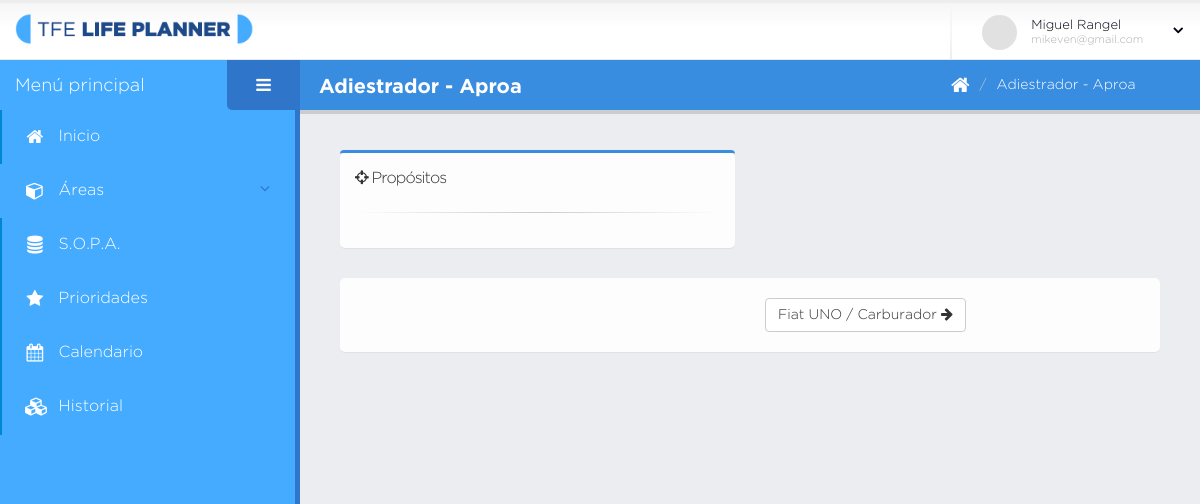
The app's page /actividad.php?ids=7&ido=12 (signed in) with its own data.
### tables this page shows
CREATE TABLE `sujeto` (
  `id` int(11) NOT NULL,
  `nombre` varchar(140) NOT NULL,
  `creado` datetime DEFAULT NULL,
  `modificado` datetime DEFAULT NULL,
  `usuario_id` int(11) NOT NULL
);

CREATE TABLE `objeto` (
  `id` int(11) NOT NULL,
  `nombre` varchar(140) NOT NULL,
  `creado` datetime DEFAULT NULL,
  `modificado` datetime DEFAULT NULL,
  `usuario_id` int(11) NOT NULL
);

### database/data-sujeto-objeto.php (called while the page is built, shortened)
<?php
	function obtenerSujetoObjetoPorids( $dbh, $ids, $ido ){
		$q = "select s.id as idsujeto, s.nombre nsujeto, o.id as idobjeto,
		o.nombre as nobjeto from sujeto_objeto so, sujeto s, objeto o
		where s.id = so.sujeto_id and o.id = so.objeto_id and s.id = $ids and o.id = $ido";
		$data = mysqli_fetch_array( mysqli_query( $dbh, $q ) );
		return $data;
	}
?>

### database/data-sopa.php (called while the page is built, shortened)
<?php
	function obtenerIndiceSOPAPorUsuario( $dbh, $idu ){
		$q = "select DISTINCT s.id, o.id, s.id as idsujeto, s.nombre nsujeto,
		o.id as idobjeto, o.nombre as nobjeto
		from sujeto_objeto so, sujeto s, objeto o, usuario u, sesion ss
		where s.id = so.sujeto_id and o.id = so.objeto_id and so.sesion_id = ss.id
		and ss.usuario_id = u.id and u.id = $idu order by nsujeto ASC, nobjeto ASC";
		return obtenerListaRegistros( mysqli_query( $dbh, $q ) );
	}
?>

### database/bd.php (called while the page is built, shortened)
<?php
	function obtenerListaRegistros( $data ){
		$lista_c = array();
		if( $data ){
			while( $c = mysqli_fetch_array( $data ) ){
				$lista_c[] = $c;
			}
		}
		return $lista_c;
	}
?>

### fn/fn-sujeto-objeto.php (called while the page is built, shortened)
<?php
  function obtenerSOAntSig( $lista, $ids, $ido ){
    $i = 0;
    $reg["ant"] = $reg["sig"] = NULL;
    foreach ( $lista  as $so ) {
      if( ( $so["idsujeto"] == $ids ) && ( $so["idobjeto"] == $ido ) ){
        if( isset( $lista[$i+1] ) )
          $reg["sig"] = $lista[$i+1];
      }
      $i++;
    }
    return $reg;
  }
?>

### actividad.php (the view, shortened to what this page needs)
<?php
    include( "database/bd.php" );
    include( "database/data-acceso.php" );
    include( "database/data-sopa.php" );
    include( "database/data-sujeto-objeto.php" );
    include( "database/data-proposito.php" );
    include( "fn/fn-sujeto-objeto.php" );
    $idu = $_SESSION["user"]["id"];
    if( isset( $_GET["ids"], $_GET["ido"] ) ){
        $ids = $_GET["ids"];	$ido = $_GET["ido"];
        $reg_so = obtenerSujetoObjetoPorids( $dbh, $ids, $ido );
        $indice = obtenerIndiceSOPAPorUsuario( $dbh, $idu );
        $so_ant_sig = obtenerSOAntSig( $indice, $ids, $ido );
    }
    $titulo_pagina = $reg_so["nsujeto"]." - ".$reg_so["nobjeto"];
?>
<!doctype html>
<html class="fixed">
	<head>
		<link rel="stylesheet" href="assets/vendor/bootstrap/css/bootstrap.css" />
		<link rel="stylesheet" href="assets/vendor/font-awesome/css/font-awesome.css" />
		<link rel="stylesheet" href="assets/vendor/magnific-popup/magnific-popup.css" />
		<link rel="stylesheet" href="assets/vendor/bootstrap-datepicker/css/datepicker3.css" />
		<link rel="stylesheet" href="assets/vendor/pnotify/pnotify.custom.css" />
		<link rel="stylesheet" href="assets/stylesheets/theme.css" />
		<link rel="stylesheet" href="assets/stylesheets/skins/default.css" />
		<link rel="stylesheet" href="assets/stylesheets/theme-custom.css">
	</head>
	<body>
		<section class="body">
			<?php include( "secciones/header.php" ); ?>
			<div class="inner-wrapper">
				<?php include( "secciones/navegacion.php" ); ?>
				<section role="main" class="content-body">
					<?php include( "secciones/titulo_pagina.php" ); ?>
					<div class="row">
						<div class="col-md-6 col-sm-6 col-xs-12">
							<?php
								include( "secciones/sopa/panel_propositos_so.php" );
							?>
						</div>
						<div class="col-md-6 col-sm-6 col-xs-12">
						</div>
					</div>
					<div class="row">
						<div class="col-md-12 col-sm-12 col-xs-12">
							<?php include( "secciones/sopa/nav_sujetos_objetos.php" ); ?>
						</div>
					</div>
				</section>
			</div>
		</section>
	</body>
</html>

### secciones/titulo_pagina.php
<header class="page-header">
	<h2><?php echo $titulo_pagina; ?></h2>
	<div class="right-wrapper pull-right">
		<ol class="breadcrumbs">
			<li>
				<a href="home.php">
					<i class="fa fa-home"></i>
				</a>
			</li>
			<li><span><?php echo $titulo_pagina; ?></span></li>
		</ol>
		<a class="sidebar-right-toggle" data-open=""></a>
	</div>
</header>

### secciones/sopa/nav_sujetos_objetos.php (shortened to what this page needs)
<?php
	$sig = $so_ant_sig["sig"];
	$lnk_s = "ids=$sig[idsujeto]&ido=$sig[idobjeto]";
?>
<section class="panel panel-heading-transparent">
	<div class="panel-body">
		<div class="col-md-6 col-sm-6 col-xs-12">
		</div>
		<div class="col-md-6 col-sm-6 col-xs-12">
			<?php if( $sig != NULL ) { ?>
			<a href="actividad.php?<?php echo $lnk_s?>">
			<button type="button" class="mb-xs mt-xs mr-xs btn btn-default">
				<?php echo $sig["nsujeto"]." / ".$sig["nobjeto"]; ?>
				<i class="fa fa-arrow-right"></i>
			</button>
			</a>
			<?php } ?>
		</div>
	</div>
</section>

### assets/stylesheets/skins/default.css (style rules this page uses)
a, .btn-link { color: #0088cc; }

### records on screen
sujeto: nombre.nombre "Adiestrador - Aproa"
sujeto: nombre "Fiat UNO"
objeto: nombre "Carburador"

### other values on screen
$usuario["nombre"] "Miguel Rangel"
$usuario["email"] "mikeven@gmail.com"
